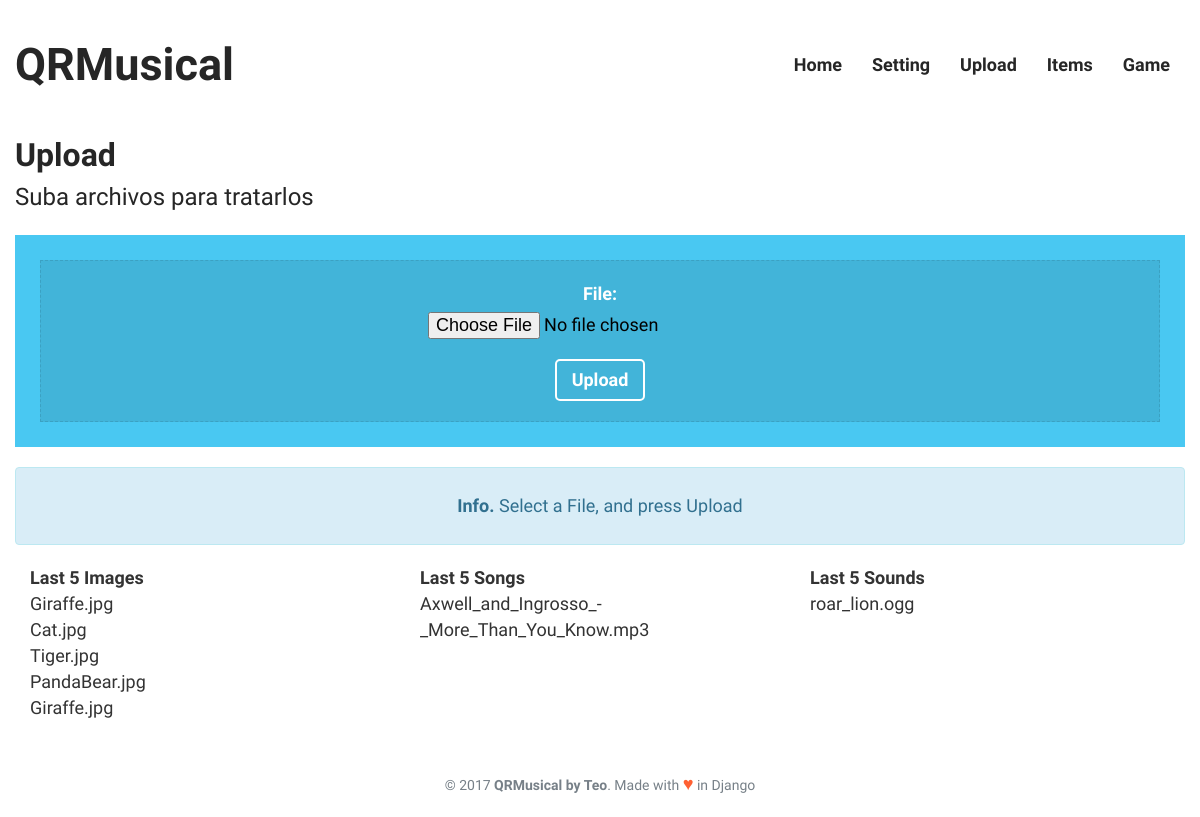
Page /upload/ on the earlier database version.
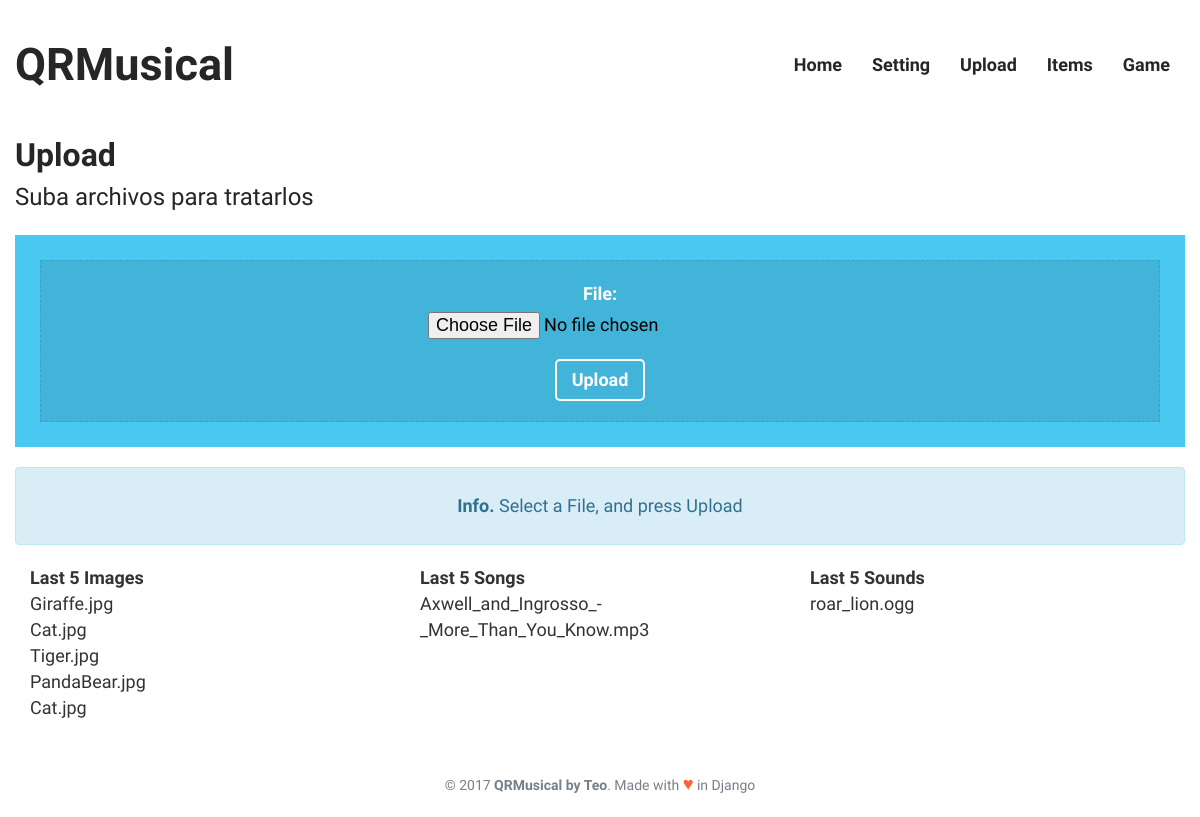
Same page on the later database version.
### appQRMusical/models.py (models this page shows)
class File(models.Model):
    FILE_TYPES = (
        ('mp3', 'Song'),
        ('ogg', 'Sound'),
        ('jpg', 'Image'),
    )
    id = models.AutoField(primary_key=True)
    file = models.FileField(upload_to=directory_to_upload)
    filename = models.CharField(max_length=128, blank=True, null=True)
    filetype = models.CharField(max_length=3, choices=FILE_TYPES, blank=True)
    upload_date = models.DateTimeField(auto_now_add=True)
    def __str__(self):
        return self.filename

### appQRMusical/views.py (the view)
# urls.py: url(r'^upload/$', views.upload, name ='upload'),
def upload(request):
	context = last_items(request, 5)
	context['message'] = "Select a File, and press Upload"
	context['alert'] = "alert-info"
	if request.method == 'POST':
		context['form'] = FileForm(request.POST, request.FILES)
		if context['form'].is_valid():
			file_up = File()
			file_up.file = request.FILES['file']
			file_up.filename = request.FILES['file'].name
			name, ext = file_up.filename.rsplit('.', 1)
			file_up.filetype = ext
			file_up.save()
			context['message'] = "File \"%s\" upload success" % (file_up)
			context['alert'] = "alert-success"
	else:
		context['form'] = FileForm()
	return render(request, 'upload.html', context)

### appQRMusical/forms.py
class FileForm(forms.ModelForm):
    class Meta:
        model = File
        fields = ('file', )

### appQRMusical/templatetags/zbar_extras.py (called while the page is built)
@register.simple_tag
def stop_cam():
	print("Stop Cam")
	if global_vars.zbar_status != None:
		os.system("ps -A | grep zbar| awk '{print $1}' | xargs kill -9 $1")
		global_vars.zbar_status = None
		global_vars.message = 'Get close QR code to cam'
		global_vars.cam = 1

### appQRMusical/views.py (called while the page is built)
def last_items(request, number_objects):
	return {
		'images_list'	: File.objects.order_by('-upload_date').filter(filetype="jpg")[:number_objects],
		'songs_list'	: File.objects.order_by('-upload_date').filter(filetype="mp3")[:number_objects],
		'sounds_list'	: File.objects.order_by('-upload_date').filter(filetype="ogg")[:number_objects],
	}

### appQRMusical/templates/upload.html (shortened to what this page needs)
{% extends "common_template.html" %}
{% block activate_upload %} class="active" {% endblock %}
{% block content %}
<div class="container">
    <div class="row">
        <h1>Upload</h1>
        <h2>Suba archivos para tratarlos</h2>
		<div class="col-sm-12 QRM_box QRM_blue">
			<div class="QRM_box_in">
				<form method="post" enctype="multipart/form-data">
					<center>{{ form.as_p }}</center>
					<button type="submit" class="QRM_btn">Upload</button>
				</form>
			</div>
		</div>
		<div class="col-sm-12 QRM_box alert {{ alert }}">
			<p>
				<strong>
					{% if alert == 'alert-info' %}
						Info.
					{% elif alert == 'alert-success' %}
						Succes!.
					{% endif %}
				</strong>
				{{ message }}
			</p>
		</div>
	</div>
</div>
<div>
	{% include "last_items.html" with images_list=images_list %}
</div>
{% endblock content %}

### appQRMusical/templates/last_items.html
<div class="container">
    <div class="row">
		<div class="col-sm-4">
			<h5>Last 5 Images</h5>
			{% for img in images_list %}
				<a href="{% url 'item_detail' img.pk %}">
					<p>{{ img }}</p>
				</a>
			{% endfor %}
		</div>
		<div class="col-sm-4">
			<h5>Last 5 Songs</h5>
			{% for son in songs_list %}
				<a href="{% url 'item_detail' son.pk %}">
					<p>{{ son }}</p>
				</a>
			{% endfor %}
		</div>
		<div class="col-sm-4">
			<h5>Last 5 Sounds</h5>
			{% for sou in sounds_list %}
				<a href="{% url 'item_detail' sou.pk %}">
					<p>{{ sou }}</p>
				</a>
			{% endfor %}
		</div>
	</div>
</div>

Differences in the rows shown:
removed File: filename "Giraffe.jpg", shown under "Last 5 Images"
now on this page (row unchanged): File: filename "Cat.jpg", shown under "Last 5 Images"
